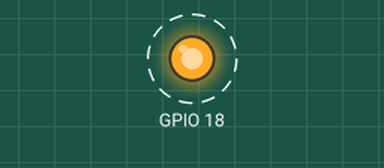
The program below on a simulated Raspberry Pi (BCM pin numbers). On the bench: output pins drawn as LEDs (lit = HIGH). Dashed ring = blinking. What the program prints to the terminal is not drawn.

Above: at 0.5 s.
Timing chart, 0 to 4.6 s (numbered marks = the images above):
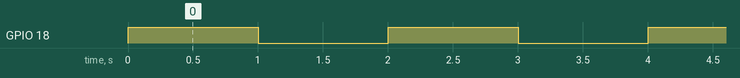

The program:

led.py
```python
import RPi.GPIO as GPIO
import time
GPIO.setmode(GPIO.BCM)
GPIO.setwarnings(False)
GPIO.setup(18,GPIO.OUT)

def on():
	print ("LED on")
	GPIO.output(18,GPIO.HIGH)

def off():
	print ("LED off")
	GPIO.output(18,GPIO.LOW)

while True:
	on()
	time.sleep(1)
	off()
	time.sleep(1)
```

Measured:
- by itself, GPIO 18: alternates HIGH for 1.0 s and LOW for 1.0 s
